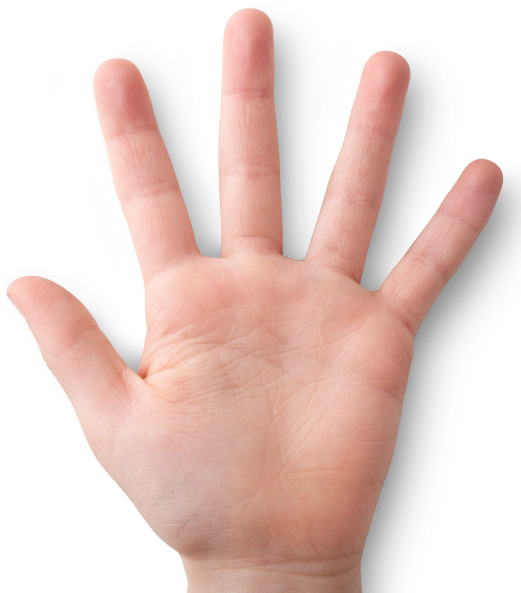
#> input picture gestures/five/11.JPG, 521 x 593 px
$ python -i HandEye.py   (imports and definitions only)
#> lines starting #> are read from the running program, lines starting #| are printed output that depends on the picture; after the words box and inside, x2 and y2 are one past the last pixel; in counts of white or black regions, pixels touching at a corner belong together
#! /usr/bin/env python

import cv2 as cv
import numpy as np
import pylab as pl
import milk
from sys import argv, exit
from math import sqrt
from subprocess import check_output
from getopt import getopt, GetoptError


def getContour(image):
    retval, image = cv.threshold(image, 127, 255, cv.THRESH_BINARY)
    kern = cv.getStructuringElement(cv.MORPH_CROSS, (4, 4))
    try:
        contours, hierarchy = cv.findContours(cv.erode(image, kern), cv.RETR_TREE, cv.CHAIN_APPROX_SIMPLE)
        for contour in contours:
            if not np.array_equal(contour, max(contours, key=len)):
                cv.drawContours(image, [contour], 0, 0, -1)
                cv.drawContours(image, [contour], 0, 0, 2)
    except:
        print('[!] Contour detection error')
        exit(0)
    return max(contours, key=len)


def getSkin(image):
    image = cv.blur(image, (3,3))
    image = cv.cvtColor(image, cv.COLOR_BGR2YCR_CB)
    Ych = np.zeros(image.shape[0:2], dtype=np.uint8)
    CRch = np.zeros(image.shape[0:2], dtype=np.uint8)
    CBch = np.zeros(image.shape[0:2], dtype=np.uint8)
    Ych[:,:] = image[:,:,0]
    CRch[:,:] = image[:,:,1]
    CBch[:,:] = image[:,:,2]
    Y = np.zeros((256, 1), dtype=np.uint8)
    Y[25:245] = 255
    CR = np.zeros((256, 1), dtype=np.uint8)
    CR[140:180] = 255
    CB = np.zeros((256, 1), dtype=np.uint8)
    CB[77:135] = 255
    Ych = cv.LUT(Ych, Y)
    CRch = cv.LUT(CRch, CR)
    CBch = cv.LUT(CBch, CB)
    image = np.zeros(image.shape[0:2], dtype=np.uint8)
    image[:,:] = CRch[:,:] & CBch[:,:] & Ych[:,:]
    return image


# [10 lines left out: function resizeImage, not called in this run]


def getDefects(contour):
    try:
        defection = sqrt(cv.arcLength(contour, False))
        approx_contour = cv.approxPolyDP(contour, defection, False)
        hull = cv.convexHull(approx_contour, returnPoints=False)
        convex_defects = cv.convexityDefects(approx_contour, hull)
    except:
        print('[!] Defects detection error')
        exit(0)
    return approx_contour, convex_defects


# [18 lines left out: function drawImage, not called in this run]


def getFVector(image):
    defects_area = 0
    total_d = 0
    binary_image = getSkin(image)
    contour = getContour(binary_image)
    approx_contour, convex_defects = getDefects(contour)
    num_defects = len(convex_defects)
    for i in range(convex_defects.shape[0]):
        s, e, f, d = convex_defects[i, 0]
        defects_area += cv.contourArea(np.array([approx_contour[s], approx_contour[e], approx_contour[f]]))
        total_d += d
    x, y, w, h = cv.boundingRect(approx_contour)
    d = total_d/max(w,h)
    defects_ratio = defects_area/cv.contourArea(contour)
    ratio = float(w)/float(h)
    moments = cv.moments(contour)
    humoments = cv.HuMoments(moments)
    mass_center = ((moments['m10']/moments['m00'] - x)/w, (moments['m01']/moments['m00'] - y)/h)
    vector = humoments[:,0].tolist() + [num_defects, defects_ratio, d, ratio, mass_center[0], mass_center[1]]
    return vector


# [39 lines left out: functions trainMe, testMe, not called in this run]


# [45 lines not run here, left out]

>>> import cv2
>>> picture = cv2.imread('gestures/five/11.JPG')
#> picture is the input picture: shape (593, 521, 3); mean B, G, R 203.4, 209.5, 232.7
>>> result = getFVector(picture)
#> in getSkin, `image = cv.cvtColor(image, cv.COLOR_BGR2YCR_CB)`: image: shape (593, 521, 3); mean of channels 0, 1, 2 215.7, 140.2, 121
#> in getSkin, `Ych[:,:] = image[:,:,0]`:
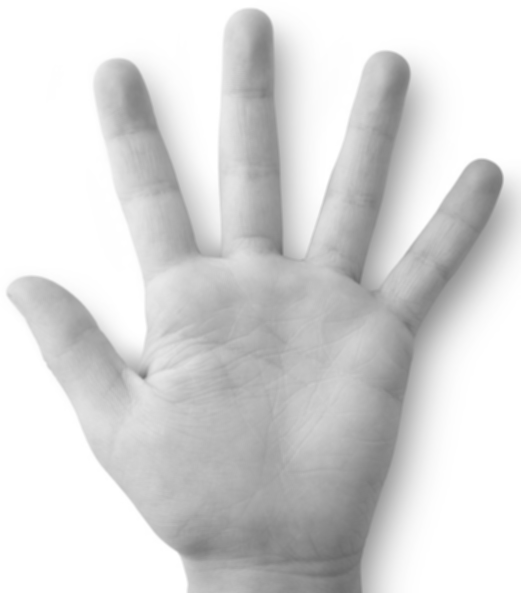
#> Ych: shape (593, 521); min 104, max 255, mean 215.7
#> in getSkin, `CRch[:,:] = image[:,:,1]`:
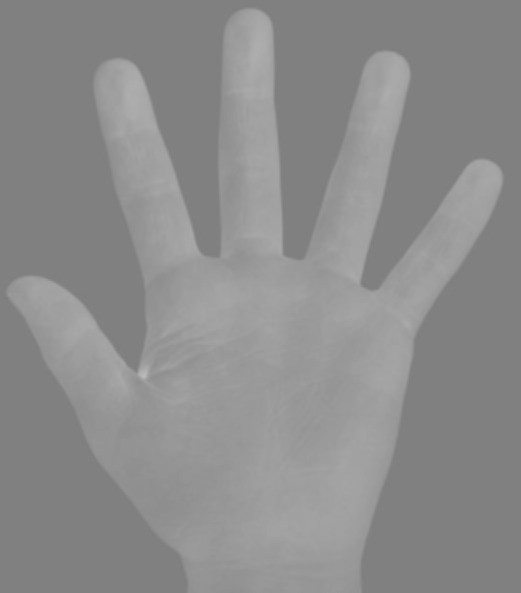
#> CRch: shape (593, 521); min 125, max 187, mean 140.2
#> in getSkin, `CBch[:,:] = image[:,:,2]`:
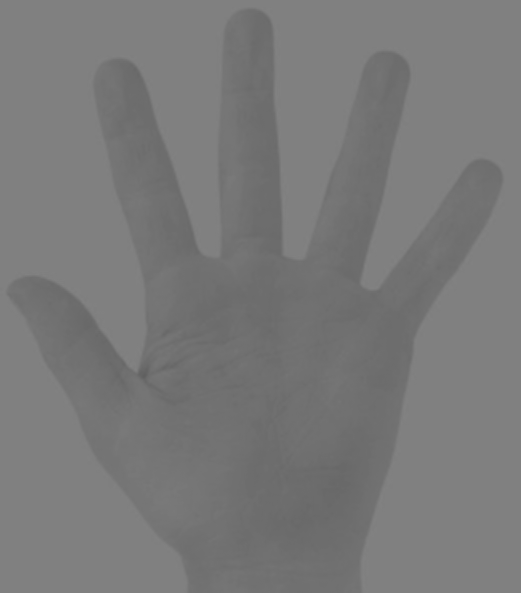
#> CBch: shape (593, 521); min 96, max 130, mean 121
#> in getSkin, `Ych = cv.LUT(Ych, Y)`:
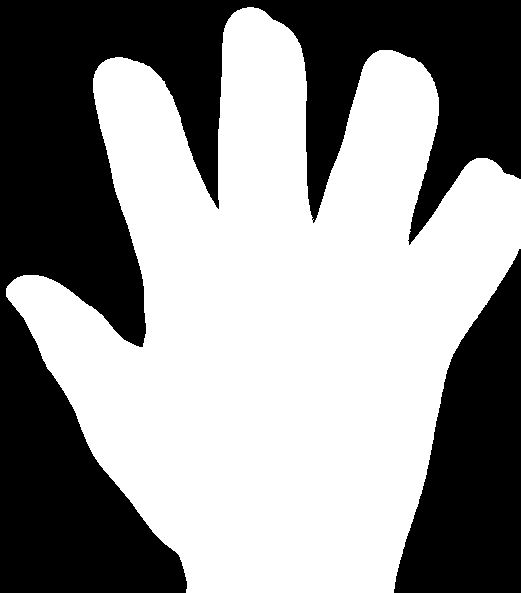
#> Ych: shape (593, 521); 57% white; 2 black regions, box (x1, y1, x2, y2) and area: (0, 0, 521, 593) 106041, (394, 249, 521, 593) 26701
#> in getSkin, `CRch = cv.LUT(CRch, CR)`:
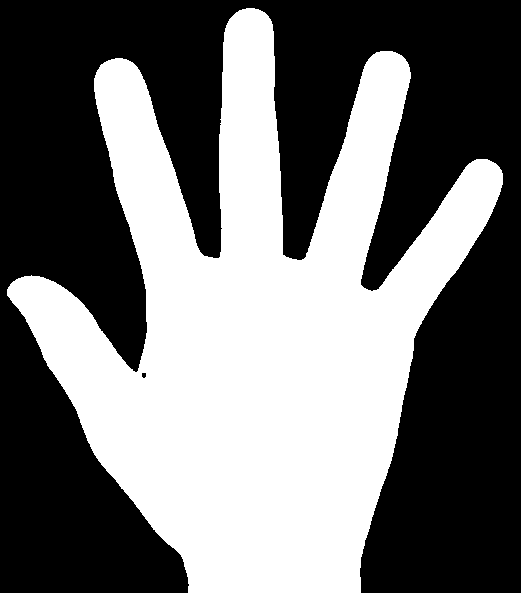
#> CRch: shape (593, 521); 44.6% white; 1 white region
#> in getSkin, `CBch = cv.LUT(CBch, CB)`: CBch: shape (593, 521); every value is 255
#> in getContour, `contours, hierarchy = cv.findContours(cv.erode(image, kern), cv.RETR_T..`: contours = 2 contours; box (x1, y1, x2, y2) and area: (9, 10, 502, 593) 132487, (140, 371, 149, 381) 54
#> the loop in getContour, `for contour in contours:` made 2 passes
#> after the loop in getContour, `for contour in contours:`: image: shape (593, 521); 44.6% white; 1 white region, box (x1, y1, x2, y2) and area: (7, 8, 503, 593) 137851
#> in getFVector, `contour = getContour(binary_image)`: contour = contour of 1221 points, box (x1, y1, x2, y2) (9, 10, 502, 593), area 132487
#> in getDefects, `defection = sqrt(cv.arcLength(contour, False))`: defection = 55.89
#> in getDefects, `approx_contour = cv.approxPolyDP(contour, defection, False)`: approx_contour = contour of 12 points, box (x1, y1, x2, y2) (9, 10, 502, 593), area 128416
#> in getDefects, `hull = cv.convexHull(approx_contour, returnPoints=False)`: hull = [11, 9, 7, 6, 5, 4, 2, 0]
#> in getDefects, `convex_defects = cv.convexityDefects(approx_contour, hull)`: convex_defects = [[0, 2, 1, 55330], [2, 4, 3, 38272], [7, 9, 8, 45876], [9, 11, 10, 57184]]
#> in getFVector, `num_defects = len(convex_defects)`: num_defects = 4
#> the loop in getFVector, `for i in range(convex_defects.shape[0]):` made 4 passes
#> (s, e, f, d, defects_area, total_d) on passes 1 to 4: (0, 2, 1, 55330, 17798, 55330), (2, 4, 3, 38272, 35274, 93602), (7, 9, 8, 45876, 50738, 139478), (9, 11, 10, 57184, 65223, 196662)
#> after the loop in getFVector, `for i in range(convex_defects.shape[0]):`: defects_area = 65223; total_d = 196662
#> in getFVector, `x, y, w, h = cv.boundingRect(approx_contour)`: x = 9; y = 10; w = 493; h = 583
#> in getFVector, `d = total_d/max(w,h)`: d = 337.3
#> in getFVector, `defects_ratio = defects_area/cv.contourArea(contour)`: defects_ratio = 0.492
#> in getFVector, `ratio = float(w)/float(h)`: ratio = 0.846
#> in getFVector, `moments = cv.moments(contour)`: moments = moments, m00 132487, centre m10/m00, m01/m00 = (256.9, 336.4)
#> in getFVector, `humoments = cv.HuMoments(moments)`: humoments = [0.22, 0.00516, 0.000129, 0.000327, -4.49e-08, 2.35e-05, 4.98e-08]
#> in getFVector, `mass_center = ((moments['m10']/moments['m00'] - x)/w, (moments['m01']/..`: mass_center = (0.503, 0.56)
#> in getFVector, `vector = humoments[:,0].tolist() + [num_defects, defects_ratio, d, rat..`: vector = [0.22, 0.00516, 0.000129, 0.000327, -4.49e-08, 2.35e-05, 4.98e-08, 4, 0.492, 337.3, 0.846, 0.503, 0.56]
#> result has the same summary as vector in getFVector

$ run again, on gestures/five/13.jpg
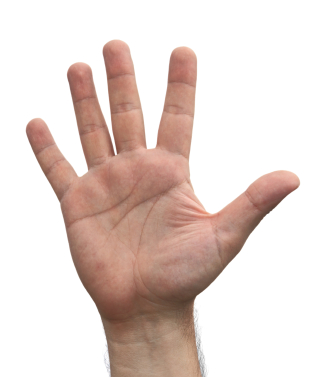
#> input picture gestures/five/13.jpg, 318 x 377 px
#> picture is the input picture: shape (377, 318, 3); mean B, G, R 207.3, 213, 228.4
#> in getSkin, `Ych = cv.LUT(Ych, Y)`:
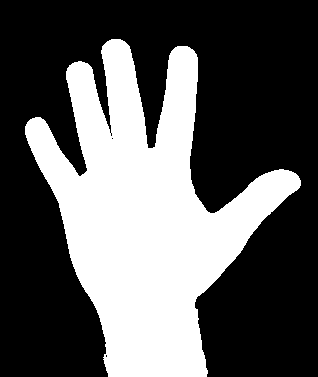
#> Ych: shape (377, 318); 35.9% white; 1 white region, box (x1, y1, x2, y2) and area: (25, 39, 301, 377) 43076
#> in getSkin, `CRch = cv.LUT(CRch, CR)`:
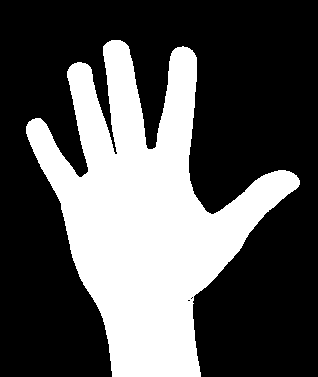
#> CRch: shape (377, 318); 33.9% white; 1 white region
#> contours = 1 contour; box (x1, y1, x2, y2) and area: (28, 42, 299, 377) 37736
#> the loop in getContour, `for contour in contours:` made 1 pass
#> contour = contour of 630 points, box (x1, y1, x2, y2) (28, 42, 299, 377), area 37736
#> defection = 40.59
#> in getDefects, `approx_contour = cv.approxPolyDP(contour, defection, False)`: approx_contour = contour of 13 points, box (x1, y1, x2, y2) (28, 42, 299, 377), area 37130
#> hull = [12, 10, 8, 6, 5, 4, 2, 0]
#> in getDefects, `convex_defects = cv.convexityDefects(approx_contour, hull)`: convex_defects = [[0, 2, 1, 24126], [2, 4, 3, 18513], [6, 8, 7, 11742], [8, 10, 9, 23475], [10, 12, 11, 26243]]
#> num_defects = 5
#> the loop in getFVector, `for i in range(convex_defects.shape[0]):` made 5 passes
#> (s, e, f, d, defects_area, total_d) on passes 1 to 5: (0, 2, 1, 24126, 1753, 24126), (2, 4, 3, 18513, 4899, 42639), (6, 8, 7, 11742, 9935, 54381), (8, 10, 9, 23475, 17390.5, 77856), (10, 12, 11, 26243, 21241.5, 104099)
#> after the loop in getFVector, `for i in range(convex_defects.shape[0]):`: defects_area = 21241.5; total_d = 104099
#> x = 28; y = 42; w = 271; h = 335
#> in getFVector, `d = total_d/max(w,h)`: d = 310.7
#> defects_ratio = 0.563
#> ratio = 0.809
#> moments = moments, m00 37736.5, centre m10/m00, m01/m00 = (146.1, 217.8)
#> humoments = [0.235, 0.0118, 0.000673, 8.24e-05, -1.91e-08, 6.81e-06, -3.66e-09]
#> mass_center = (0.436, 0.525)
#> vector = [0.235, 0.0118, 0.000673, 8.24e-05, -1.91e-08, 6.81e-06, -3.66e-09, 5, 0.563, 310.7, 0.809, 0.436, 0.525]
#> result has the same summary as vector in getFVector

$ run again, on gestures/five/14.jpg
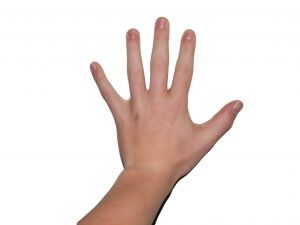
#> input picture gestures/five/14.jpg, 300 x 225 px
#> picture is the input picture: shape (225, 300, 3); mean B, G, R 223.6, 227.4, 238
#> in getSkin, `Ych = cv.LUT(Ych, Y)`:
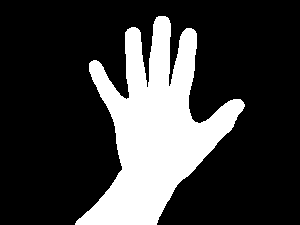
#> Ych: shape (225, 300); 23.7% white; 1 white region, box (x1, y1, x2, y2) and area: (75, 16, 245, 225) 15984
#> in getSkin, `CRch = cv.LUT(CRch, CR)`:
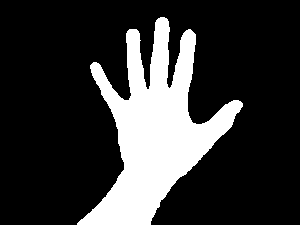
#> CRch: shape (225, 300); 21.1% white; 1 white region
#> contours = 1 contour; box (x1, y1, x2, y2) and area: (79, 19, 242, 225) 12504
#> the loop in getContour, `for contour in contours:` made 1 pass
#> contour = contour of 356 points, box (x1, y1, x2, y2) (79, 19, 242, 225), area 12504
#> defection = 32
#> in getDefects, `approx_contour = cv.approxPolyDP(contour, defection, False)`: approx_contour = contour of 11 points, box (x1, y1, x2, y2) (79, 19, 242, 225), area 12954
#> hull = [10, 8, 7, 6, 4, 2, 0]
#> in getDefects, `convex_defects = cv.convexityDefects(approx_contour, hull)`: convex_defects = [[0, 2, 1, 15112], [2, 4, 3, 13130], [4, 6, 5, 10845], [8, 10, 9, 12469]]
#> num_defects = 4
#> the loop in getFVector, `for i in range(convex_defects.shape[0]):` made 4 passes
#> (s, e, f, d, defects_area, total_d) on passes 1 to 4: (0, 2, 1, 15112, 792, 15112), (2, 4, 3, 13130, 2218, 28242), (4, 6, 5, 10845, 5597, 39087), (8, 10, 9, 12469, 8426.5, 51556)
#> after the loop in getFVector, `for i in range(convex_defects.shape[0]):`: defects_area = 8426.5; total_d = 51556
#> x = 79; y = 19; w = 163; h = 206
#> in getFVector, `d = total_d/max(w,h)`: d = 250.3
#> defects_ratio = 0.674
#> ratio = 0.791
#> moments = moments, m00 12504, centre m10/m00, m01/m00 = (154.6, 133.7)
#> humoments = [0.267, 0.0204, 0.00383, 0.000169, -8.5e-08, -2.32e-05, 1.06e-07]
#> mass_center = (0.464, 0.557)
#> vector = [0.267, 0.0204, 0.00383, 0.000169, -8.5e-08, -2.32e-05, 1.06e-07, 4, 0.674, 250.3, 0.791, 0.464, 0.557]
#> result has the same summary as vector in getFVector
